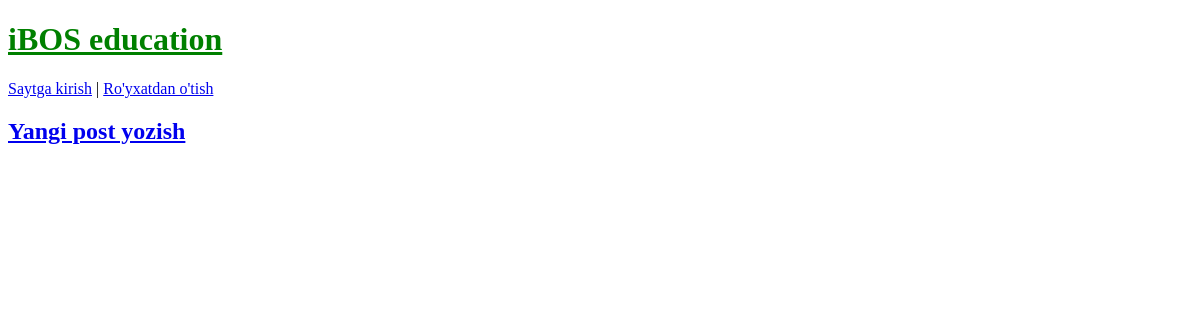
Before: / with the older database file.
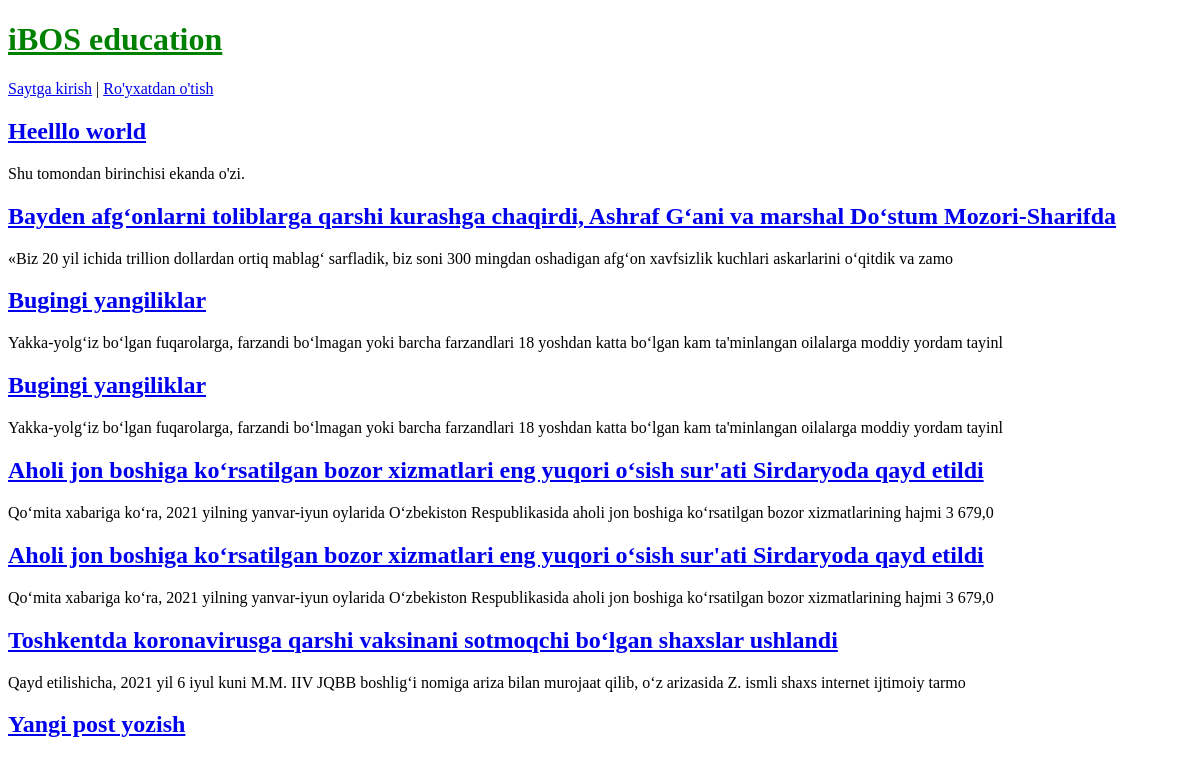
After: the same page with the newer database file.
### blog/models.py (models this page shows, shortened)
class BlogPosts(models.Model):
    title = models.CharField(max_length=200)
    author = models.ForeignKey(
        'auth.User',
        on_delete=models.CASCADE
    )
    body = models.TextField()

### blog/views.py (the view)
# urls.py: path('', BlogListView.as_view(), name='blog'),
class BlogListView(ListView):
    model = BlogPosts
    template_name = 'home.html'

### templates/home.html
{% extends 'base.html' %}
  {% block content %}
   {% for post in object_list %}
    <div class="post-entry">
        <h2><a href="{% url 'post_detail' post.pk %} "> {{ post.title }}</a></h2>
        <p>{{ post.body| slice:":150" }}</p>
    </div>
   {% endfor %}
  {% endblock content %}

### templates/base.html (shortened to what this page needs)
{% load static %}
<!DOCTYPE html>
<html lang="en">
<head>
    <link rel="stylesheet" href="{% static 'css/base.css' %}">
</head>
<body>
    <header>
    <h1><a href="{% url 'blog' %}">iBOS education</a></h1>
    </header>
    {% if user.is_authenticated %}
        <p> Hush kelibsiz, {{ user.username }} </p>
        <p><a href="{% url 'logout' %}">Chiqib ketish</a></p>
    {% else %}
        <p>
            <a href="{% url 'login' %}">Saytga kirish</a> |
            <a href="{% url 'signup' %}">Ro'yxatdan o'tish</a>
        </p>
    {% endif %}
    <div>
        {% block content %}
        {% endblock content %}
    </div>
    <footer>
        <h2><a href="{% url 'post_new' %}"> Yangi post yozish</a></h2>
    </footer>
</body>
</html>

### static/css/base.css (style rules this page uses)
header h1 a { color: green; }

Changed rows visible on the page:
added BlogPosts: title "Heelllo world", body "Shu tomondan birinchisi ekanda o'zi."
added BlogPosts: title "Bayden afg‘onlarni toliblarga qarshi kurashga chaqirdi, Ashraf G‘ani va marshal Do‘stum Mozori-Sharifda", body "«Biz 20 yil ichida trillion dollardan ortiq mablag‘ sarfladik, biz soni 300 mingdan oshadigan afg‘on xavfsizlik kuchlari askarlarini o‘qitdik va zamo"
added BlogPosts: title "Bugingi yangiliklar", body "Yakka-yolg‘iz bo‘lgan fuqarolarga, farzandi bo‘lmagan yoki barcha farzandlari 18 yoshdan katta bo‘lgan kam ta'minlangan oilalarga moddiy yordam tayinl"
added BlogPosts: title "Bugingi yangiliklar", body "Yakka-yolg‘iz bo‘lgan fuqarolarga, farzandi bo‘lmagan yoki barcha farzandlari 18 yoshdan katta bo‘lgan kam ta'minlangan oilalarga moddiy yordam tayinl"
added BlogPosts: title "Aholi jon boshiga ko‘rsatilgan bozor xizmatlari eng yuqori o‘sish sur'ati Sirdaryoda qayd etildi", body "Qo‘mita xabariga ko‘ra, 2021 yilning yanvar-iyun oylarida O‘zbekiston Respublikasida aholi jon boshiga ko‘rsatilgan bozor xizmatlarining hajmi 3 679,0"
added BlogPosts: title "Aholi jon boshiga ko‘rsatilgan bozor xizmatlari eng yuqori o‘sish sur'ati Sirdaryoda qayd etildi", body "Qo‘mita xabariga ko‘ra, 2021 yilning yanvar-iyun oylarida O‘zbekiston Respublikasida aholi jon boshiga ko‘rsatilgan bozor xizmatlarining hajmi 3 679,0"
added BlogPosts: title "Toshkentda koronavirusga qarshi vaksinani sotmoqchi bo‘lgan shaxslar ushlandi", body "Qayd etilishicha, 2021 yil 6 iyul kuni M.M. IIV JQBB boshlig‘i nomiga ariza bilan murojaat qilib, o‘z arizasida Z. ismli shaxs internet ijtimoiy tarmo"
